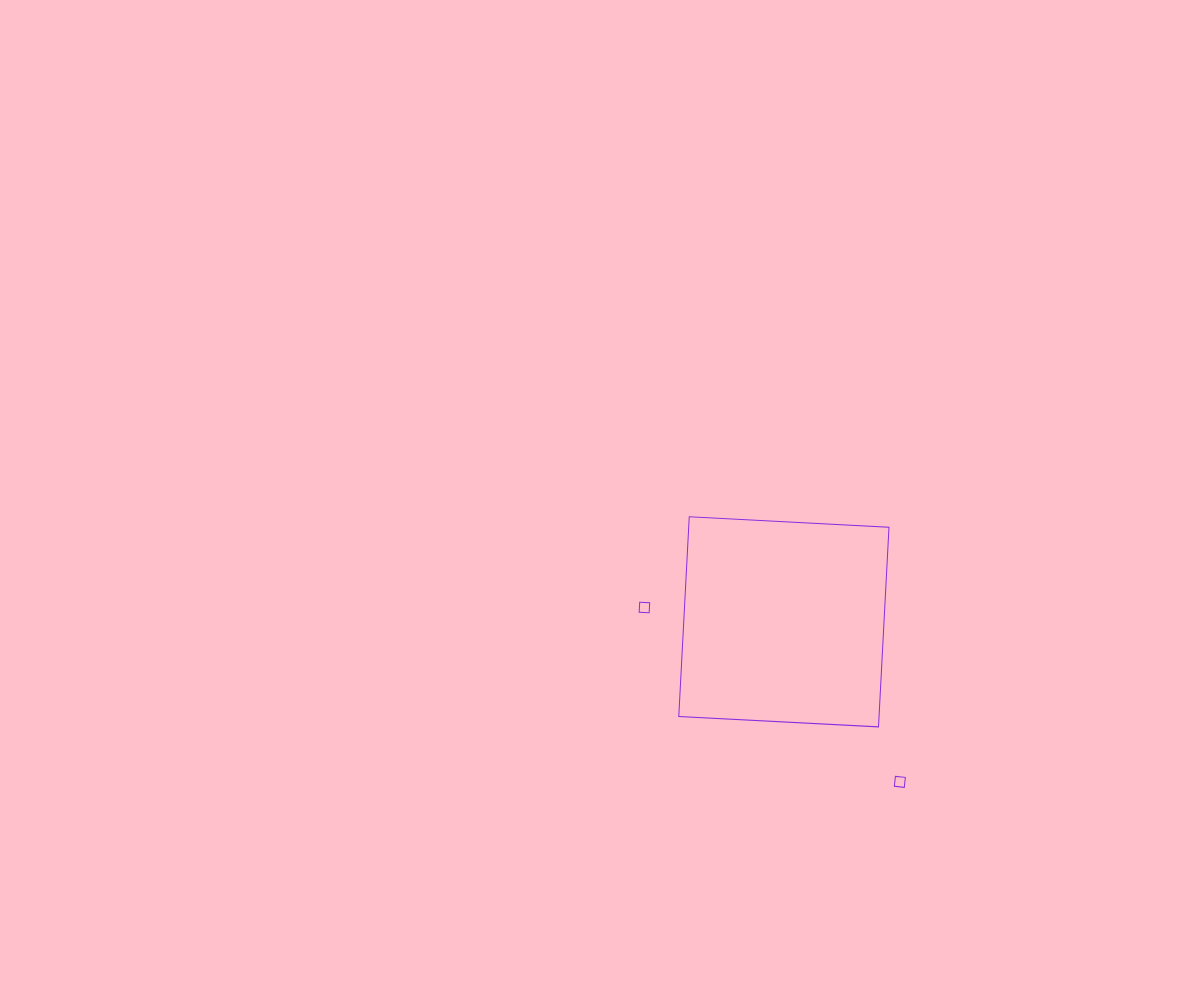
Frame 1 (no input)
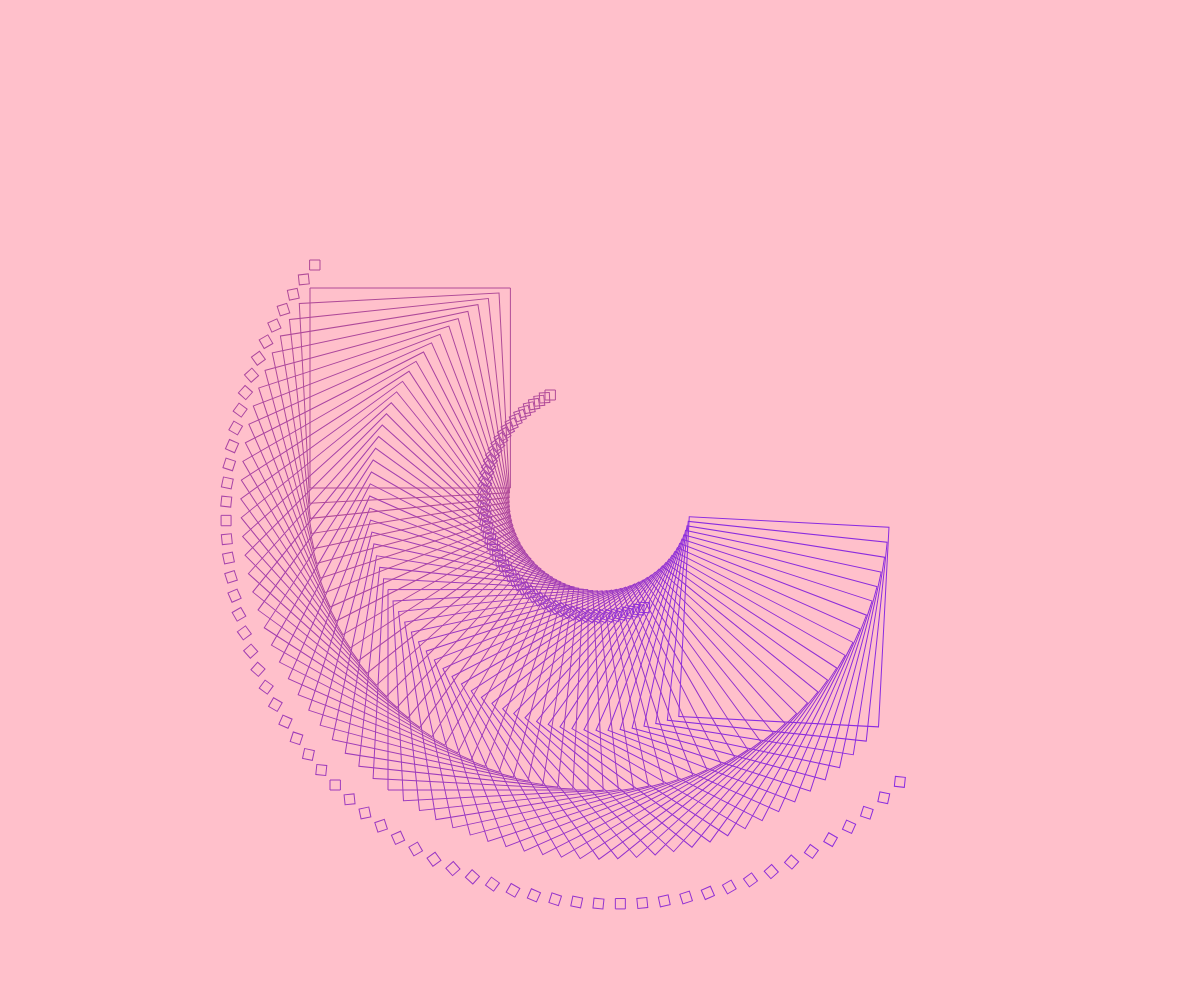
Frame 60 (no input)
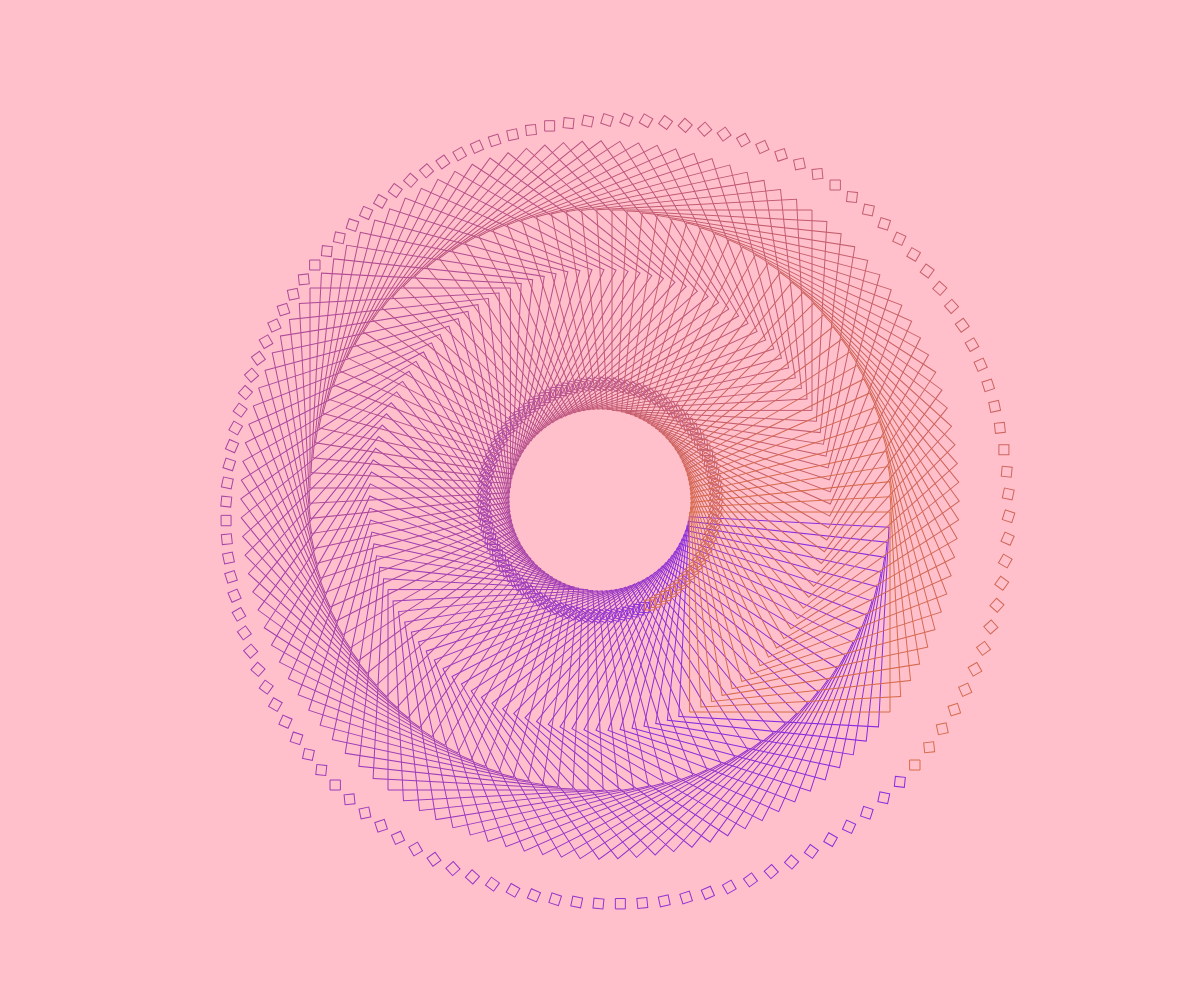
Frame 120 (the mouse pressed at the canvas centre since frame 60)

The p5.js sketch that drew these frames (run headless with seeded random() and noise() and a simulated clock; from frame 60 on, the mouse is pressed at the canvas centre):

// p5.js sketch
// ── sketch.js
function setup() {
  createCanvas(windowWidth, windowHeight);
  angleMode(DEGREES);
  //ciao
  background("pink");
}

function draw() {
  noFill();

  let myColor = lerpColor(color("#8A2BE2"), color("#FF8C00"), frameCount / 180); //provide the functions you use (lerpcolor)

  stroke(myColor); //use the variable

  translate(width / 2, height / 2);
  rotate(frameCount * 3);

  rect(45, 100, 10);
  rect(90, 12, 200);

  if (frameCount === 120) {
    noLoop();
  }

  translate(width / 4, height / 4);
  rotate(frameCount * 3);
  rect(10, 10, 10);

  if (frameCount === 120) {
    noLoop();
  }
}
